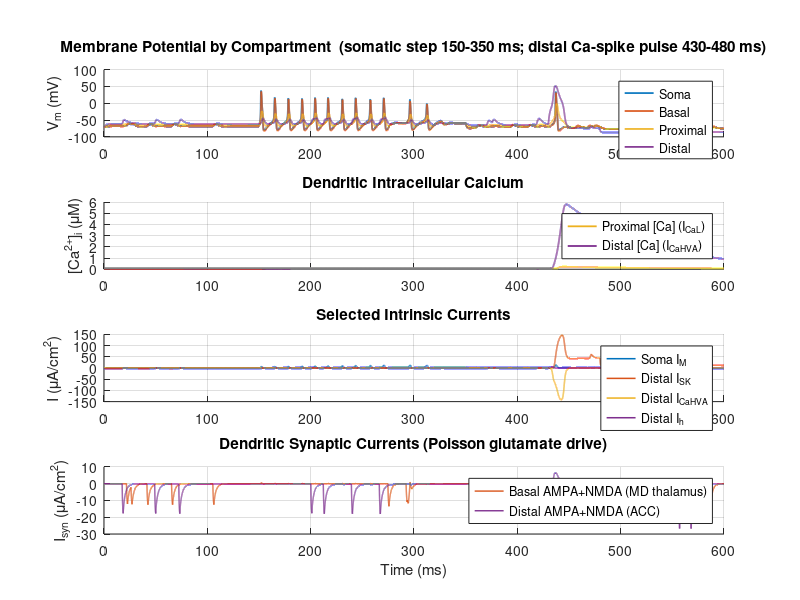

MATLAB code to generate this figure:
function out = L5_PFC_Pyramidal_Compartmental_Model(opts)
%% ========================================================================
%  L5 PFC PYRAMIDAL NEURON - 4-COMPARTMENT CONDUCTANCE-BASED MODEL
%  ========================================================================
%  Builds and simulates a Layer-5 prefrontal-cortex (PFC) pyramidal neuron
%  as a four-compartment cable, following the layout worked out in the
%  "L5 PFC Neuron Compartmental Layout" design document.
%
%  COMPARTMENTS (electrotonic tree, soma = central hub):
%
%        [ Basal Dendrites ]
%                |  g_c,BS
%            [ Soma ]
%                |  g_c,SP
%        [ Proximal Apical Trunk ]
%                |  g_c,PD
%        [ Distal Apical Tuft ]
%
%  PER-COMPARTMENT CHANNELS (each compartment carries ONLY its own set):
%
%    SOMA    : I_Na  (fast Na, spike generator)
%              I_Kdr (delayed rectifier K, repolarization)
%              I_M   (Kv7/KCNQ M-current, spike-frequency adaptation)
%              I_L   (leak)
%
%    BASAL   : I_Na  (low density, supports bAPs)
%              I_Kdr (low density)
%              I_A   (Kv4.2/4.3 A-type K, regulates EPSP summation)
%              I_L   (leak)
%              + AMPA / NMDA synapses  (mediodorsal-thalamic feedforward)
%
%    PROXIMAL: I_h    (HCN, sets dendritic Rin / resting potential)
%              I_CaL  (Cav1.2/1.3 L-type Ca, plateau potentials)
%              I_L    (leak)
%              + AMPA / NMDA synapses  (local / neuromodulatory site)
%              + intracellular Ca pool (fed by I_CaL)
%
%    DISTAL  : I_h    (HCN, HIGH density - increases distally)
%              I_CaHVA(Cav2.x P/Q/N/R-type HVA Ca, dendritic Ca spikes)
%              I_SK   (SK/KCa2 Ca-activated K, terminates Ca spikes / mAHP)
%              I_L    (leak)
%              + AMPA / NMDA synapses  (ACC top-down feedback)
%              + intracellular Ca pool (fed by I_CaHVA, gates I_SK)
%
%  Intrinsic channel gating kinetics (I_M, I_A, I_CaL, I_CaHVA, I_SK) use
%  the alpha/beta (and Hill, for SK) formulations developed one-by-one in
%  the design document. I_Na / I_Kdr use classic Hodgkin-Huxley rates and
%  I_h uses a Kole-type HCN activation.
%
%  NEUROMODULATION / PATHOLOGY HOOKS (see "mod" struct below) are exposed
%  as simple gain factors so VTA-dopamine (D1/D2) modulation and
%  SHANK3-ASD channelopathy (AMPA down-regulation, dendritic I_h loss,
%  mGluR5 uncoupling) can be layered on later without editing the core.
%
%  Units: V [mV], t [ms], g [mS/cm^2], I [uA/cm^2], C [uF/cm^2],
%         [Ca] [uM]. With g in mS/cm^2 and V in mV, g*V is in uA/cm^2,
%         so dV/dt = I/C is in mV/ms (self-consistent).
% =========================================================================

close all;
if nargin < 1 || isempty(opts), opts = struct(); end
rng(42);

% Compartment index constants
SOMA = 1; BAS = 2; PROX = 3; DIST = 4;
nComp = 4;
cName = {'Soma', 'Basal', 'Proximal', 'Distal'};

%% ---------------------- 1. SIMULATION PARAMETERS ------------------------
dt    = getdef(opts,'dt',    0.01);   % time step (ms)
t_max = getdef(opts,'t_max', 600);    % total time (ms)
t     = 0:dt:t_max;
N     = numel(t);
Cm    = 1.0;                  % membrane capacitance (uF/cm^2), all comps

%% ---------------------- 2. MORPHOLOGY & COUPLING ------------------------
% Effective-cylinder surface areas from the layout document (um^2).
area_um2 = [1570.8, 2199.1, 3769.9, 1885.0];   % [Soma Basal Prox Distal]
area_cm2 = area_um2 * 1e-8;                     % 1 um^2 = 1e-8 cm^2

% Inter-compartmental coupling conductances g_c (nS), from the axial-
% resistance calculation in the document (R_a = 150 ohm*cm):
%   Basal<->Soma      : 63.9 nS
%   Soma <->Proximal  : 23.5 nS
%   Proximal<->Distal :  8.77 nS
gc_nS = zeros(nComp);
gc_nS(SOMA,BAS)  = 63.9;  gc_nS(BAS,SOMA)  = 63.9;
gc_nS(SOMA,PROX) = 23.5;  gc_nS(PROX,SOMA) = 23.5;
gc_nS(PROX,DIST) = 8.77;  gc_nS(DIST,PROX) = 8.77;

% Convert to a per-compartment coupling DENSITY (mS/cm^2). The absolute
% axial current g_c*(Vj-Vi) is symmetric, but when expressed as a current
% density it is normalized by the *target* compartment's own area, so the
% density matrix is asymmetric (matches the table in the document, e.g.
% Basal<->Soma = 4.07 mS/cm^2 from the soma, 2.91 mS/cm^2 from the basal).
gc_den = zeros(nComp);
for i = 1:nComp
    for j = 1:nComp
        if gc_nS(i,j) > 0
            gc_den(i,j) = gc_nS(i,j) * 1e-6 / area_cm2(i);  % mS/cm^2
        end
    end
end

%% ---------------------- 3. REVERSAL POTENTIALS --------------------------
E_Na  =  50;    % mV
E_K   = -90;    % mV
E_Ca  = 120;    % mV
E_h   = -45;    % mV (HCN, mixed cation)
E_syn =   0;    % mV (AMPA/NMDA)

%% ---------------------- 4. MAXIMAL CONDUCTANCE DENSITIES ----------------
% Each row is a compartment; absent channels are simply left at 0.
g.Na   = zeros(1,nComp);  g.Kdr = zeros(1,nComp);  g.M   = zeros(1,nComp);
g.A    = zeros(1,nComp);  g.h   = zeros(1,nComp);  g.CaL = zeros(1,nComp);
g.CaHVA= zeros(1,nComp);  g.SK  = zeros(1,nComp);  g.L   = zeros(1,nComp);
E.L    = zeros(1,nComp);  % per-compartment leak reversal (sets rest)

% -- Soma: spike generator --
g.Na(SOMA)  = 120;  g.Kdr(SOMA) = 36;   g.M(SOMA) = 1.5;
g.L(SOMA)   = 0.10; E.L(SOMA)   = -70;

% -- Basal: low-density active + A-type --
g.Na(BAS)   = 20;   g.Kdr(BAS)  = 8;    g.A(BAS)  = 12;
g.L(BAS)    = 0.10; E.L(BAS)    = -70;

% -- Proximal apical trunk: HCN + L-type Ca --
g.h(PROX)   = 0.5;  g.CaL(PROX) = 0.5;
g.L(PROX)   = 0.15; E.L(PROX)   = -72;

% -- Distal apical tuft: high HCN (distal gradient) + HVA Ca + SK --
g.h(DIST)   = 1.0;  g.CaHVA(DIST) = getdef(opts,'gCaHVA_dist',2.0); g.SK(DIST) = 3.0;
g.L(DIST)   = 0.20; E.L(DIST)   = -72;

%% ---------------------- 5. SYNAPSE PARAMETERS ---------------------------
% AMPA/NMDA kinetics (ms^-1) from the synaptic script in the document.
syn.alpha_AMPA = 1.1;   syn.beta_AMPA = 0.5;
syn.alpha_NMDA = 0.072; syn.beta_NMDA = 0.015;
syn.Mg         = 1.0;   % extracellular [Mg2+] (mM) for NMDA block

% Synaptic conductance densities (mS/cm^2). Present only on dendrites.
g.AMPA = zeros(1,nComp);  g.NMDA = zeros(1,nComp);
g.AMPA(BAS)  = getdef(opts,'gAMPA_bas', 0.35); % MD-thalamic feedforward
g.NMDA(BAS)  = getdef(opts,'gNMDA_bas', 0.20);
g.AMPA(DIST) = getdef(opts,'gAMPA_dist',0.60); % ACC top-down feedback
g.NMDA(DIST) = getdef(opts,'gNMDA_dist',0.80);

% Presynaptic Poisson glutamate rates (Hz) driving each dendritic synapse.
rate_Glu    = zeros(1,nComp);
rate_Glu(BAS)  = getdef(opts,'rate_basal', 40);   % MD-thalamic feedforward
rate_Glu(DIST) = getdef(opts,'rate_distal',20);   % ACC top-down (tonic)
rel_steps   = round(1/dt);   % 1 ms glutamate pulse duration (samples)
glu_counter = zeros(1,nComp);

% Optional transient high-rate glutamate BURST onto the distal tuft, used to
% probe BAC firing / dendritic Ca spikes (set rate to 0 to disable).
burst_on   = getdef(opts,'burst_on',   300);   % ms
burst_off  = getdef(opts,'burst_off',  340);   % ms
burst_rate = getdef(opts,'burst_rate', 0);     % Hz onto distal tuft (0 = off)

%% ---------------------- 6. CALCIUM DYNAMICS -----------------------------
% Single-pool accumulation model (proximal <- I_CaL, distal <- I_CaHVA):
%   d[Ca]/dt = -phi_ca * I_Ca - ([Ca]-Ca_rest)/tau_ca
Ca_rest = 0.05;    % resting [Ca]i (uM)
phi_ca  = 0.005;   % influx scaling (uM per (uA/cm^2) per ms)
tau_ca  = 80;      % Ca extrusion time constant (ms)
% SK Ca-gating (Hill):
SK_EC50 = 0.5;     % half-activation [Ca]i (uM)
SK_nH   = 4.0;     % Hill coefficient
SK_tau  = 10.0;    % SK gating time constant (ms)

%% ---------------------- 7. NEUROMODULATION / PATHOLOGY HOOKS ------------
% Default = 1.0 (no modulation). These are the knobs for later VTA-DA and
% SHANK3-ASD experiments; they scale maximal conductances in place.
mod.D1_NMDA_gain    = getdef(opts,'D1_NMDA_gain', 1.00); % D1 (VTA) enhances NMDA  (e.g. 1.35)
mod.D2_AMPA_gain    = getdef(opts,'D2_AMPA_gain', 1.00); % D2 (VTA) suppresses AMPA (e.g. 0.85)
mod.D1_CaL_gain     = getdef(opts,'D1_CaL_gain',  1.00); % D1-PKA enhances L-type Ca
mod.SHANK3_AMPA     = getdef(opts,'SHANK3_AMPA',  1.00); % SHANK3 loss -> AMPA down-reg (<1)
mod.SHANK3_h        = getdef(opts,'SHANK3_h',     1.00); % SHANK3 loss -> dendritic I_h loss (<1)
mod.SHANK3_NMDA     = getdef(opts,'SHANK3_NMDA',  1.00); % PSD disruption -> NMDA change
% Apply hooks to the working conductance set.
g.AMPA = g.AMPA .* mod.D2_AMPA_gain .* mod.SHANK3_AMPA;
g.NMDA = g.NMDA .* mod.D1_NMDA_gain .* mod.SHANK3_NMDA;
g.CaL  = g.CaL  .* mod.D1_CaL_gain;
g.h    = g.h    .* mod.SHANK3_h;

%% ---------------------- 8. EXTERNAL CURRENT INJECTION -------------------
% Somatic depolarizing step to probe intrinsic firing + adaptation.
I_inj = zeros(nComp, N);
% (i) Somatic depolarizing step -> probes intrinsic firing + adaptation.
stim_on  = getdef(opts,'stim_on', 150);   % ms
stim_off = getdef(opts,'stim_off',350);   % ms
I_step   = getdef(opts,'I_step',  45.0);  % uA/cm^2 (somatic)
I_inj(SOMA, t >= stim_on & t < stim_off) = I_step;

% (ii) Distal apical current pulse -> probes the apical Ca/SK machinery
%      (dendritic Ca spike, like a dendritic patch-electrode injection).
dist_on  = getdef(opts,'dist_on', 430);   % ms
dist_off = getdef(opts,'dist_off',480);   % ms
I_dist   = getdef(opts,'I_dist',  40.0);  % uA/cm^2 (distal tuft)
I_inj(DIST, t >= dist_on & t < dist_off) = I_dist;

%% ---------------------- 9. STATE ALLOCATION ----------------------------
V  = E.L(:);                      % nComp x 1 initial voltages (leak rest)
Vrec = zeros(nComp, N);  Vrec(:,1) = V;

% Gating variables (scalars per compartment, steady-state initialized)
m_Na = zeros(1,nComp); h_Na = zeros(1,nComp); n_Kdr = zeros(1,nComp);
m_M  = zeros(1,nComp);
a_A  = zeros(1,nComp); b_A  = zeros(1,nComp);
m_h  = zeros(1,nComp);
s_CaL= zeros(1,nComp); f_CaL= zeros(1,nComp);
m_HVA= zeros(1,nComp); h_HVA= zeros(1,nComp);
z_SK = zeros(1,nComp);
r_AMPA = zeros(1,nComp); r_NMDA = zeros(1,nComp);

Ca = Ca_rest * ones(1,nComp);     % intracellular [Ca]i per compartment

for c = 1:nComp
    Vc = V(c);
    [am,bm,ah,bh,an,bn] = hh_rates(Vc);
    m_Na(c) = am/(am+bm);  h_Na(c) = ah/(ah+bh);  n_Kdr(c) = an/(an+bn);
    [aM,bM] = rates_M(Vc);              m_M(c)  = aM/(aM+bM);
    [aa,ba,ab,bb] = rates_A(Vc);        a_A(c)  = aa/(aa+ba); b_A(c) = ab/(ab+bb);
    m_h(c)  = hcn_inf(Vc);
    [as_,bs_,af_,bf_] = rates_CaL(Vc);  s_CaL(c)= as_/(as_+bs_); f_CaL(c)= af_/(af_+bf_);
    [amv,bmv,ahv,bhv] = rates_CaHVA(Vc);m_HVA(c)= amv/(amv+bmv); h_HVA(c)= ahv/(ahv+bhv);
    z_SK(c) = sk_inf(Ca(c), SK_EC50, SK_nH);
end

% Recording arrays for key traces
Ca_rec = zeros(nComp, N);  Ca_rec(:,1) = Ca';
I_M_rec    = zeros(1,N);   % somatic M-current
I_SK_rec   = zeros(1,N);   % distal SK current
I_CaHVA_rec= zeros(1,N);   % distal HVA Ca current
I_h_rec    = zeros(1,N);   % distal HCN current
I_syn_rec  = zeros(nComp,N); % total synaptic current per compartment

%% ---------------------- 10. MAIN INTEGRATION LOOP ----------------------
for k = 1:N-1
    Iion   = zeros(nComp,1);   % total intrinsic+synaptic current per comp

    % --- Presynaptic Poisson glutamate (Bernoulli approx. per step) ---
    for c = [BAS DIST]
        r_c = rate_Glu(c);
        if c == DIST && t(k) >= burst_on && t(k) < burst_off
            r_c = burst_rate;                 % transient distal tuft burst
        end
        if r_c > 0 && rand < r_c * dt/1000
            glu_counter(c) = rel_steps;
        end
    end
    T_Glu = double(glu_counter > 0);          % transmitter present (0/1)

    for c = 1:nComp
        Vc = V(c);
        Ic = 0;                                % accumulate g*(V-E) terms

        % ---- Fast Na + delayed-rectifier K (soma, basal) ----
        if g.Na(c) > 0
            [am,bm,ah,bh,an,bn] = hh_rates(Vc);
            m_Na(c)  = m_Na(c)  + dt*(am*(1-m_Na(c))  - bm*m_Na(c));
            h_Na(c)  = h_Na(c)  + dt*(ah*(1-h_Na(c))  - bh*h_Na(c));
            n_Kdr(c) = n_Kdr(c) + dt*(an*(1-n_Kdr(c)) - bn*n_Kdr(c));
            Ic = Ic + g.Na(c) *m_Na(c)^3*h_Na(c)*(Vc - E_Na);
            Ic = Ic + g.Kdr(c)*n_Kdr(c)^4      *(Vc - E_K);
        end

        % ---- M-current (soma) ----
        if g.M(c) > 0
            [aM,bM] = rates_M(Vc);
            m_M(c) = m_M(c) + dt*(aM*(1-m_M(c)) - bM*m_M(c));
            IM = g.M(c)*m_M(c)*(Vc - E_K);
            Ic = Ic + IM;
            if c == SOMA, I_M_rec(k) = IM; end
        end

        % ---- A-type K (basal) ----
        if g.A(c) > 0
            [aa,ba,ab,bb] = rates_A(Vc);
            a_A(c) = a_A(c) + dt*(aa*(1-a_A(c)) - ba*a_A(c));
            b_A(c) = b_A(c) + dt*(ab*(1-b_A(c)) - bb*b_A(c));
            Ic = Ic + g.A(c)*a_A(c)^3*b_A(c)*(Vc - E_K);
        end

        % ---- HCN / I_h (proximal, distal) ----
        if g.h(c) > 0
            minf = hcn_inf(Vc);  tauh = hcn_tau(Vc);
            m_h(c) = m_h(c) + dt*((minf - m_h(c))/tauh);
            Ih = g.h(c)*m_h(c)*(Vc - E_h);
            Ic = Ic + Ih;
            if c == DIST, I_h_rec(k) = Ih; end
        end

        % ---- L-type Ca (proximal) ----
        I_Ca_c = 0;
        if g.CaL(c) > 0
            [as_,bs_,af_,bf_] = rates_CaL(Vc);
            s_CaL(c) = s_CaL(c) + dt*(as_*(1-s_CaL(c)) - bs_*s_CaL(c));
            f_CaL(c) = f_CaL(c) + dt*(af_*(1-f_CaL(c)) - bf_*f_CaL(c));
            ICaL = g.CaL(c)*s_CaL(c)^2*f_CaL(c)*(Vc - E_Ca);
            Ic = Ic + ICaL;  I_Ca_c = I_Ca_c + ICaL;
        end

        % ---- HVA Ca (distal) ----
        if g.CaHVA(c) > 0
            [amv,bmv,ahv,bhv] = rates_CaHVA(Vc);
            m_HVA(c) = m_HVA(c) + dt*(amv*(1-m_HVA(c)) - bmv*m_HVA(c));
            h_HVA(c) = h_HVA(c) + dt*(ahv*(1-h_HVA(c)) - bhv*h_HVA(c));
            ICaHVA = g.CaHVA(c)*m_HVA(c)^2*h_HVA(c)*(Vc - E_Ca);
            Ic = Ic + ICaHVA;  I_Ca_c = I_Ca_c + ICaHVA;
            if c == DIST, I_CaHVA_rec(k) = ICaHVA; end
        end

        % ---- SK Ca-activated K (distal) ----
        if g.SK(c) > 0
            zinf = sk_inf(Ca(c), SK_EC50, SK_nH);
            z_SK(c) = z_SK(c) + dt*((zinf - z_SK(c))/SK_tau);
            ISK = g.SK(c)*z_SK(c)*(Vc - E_K);
            Ic = Ic + ISK;
            if c == DIST, I_SK_rec(k) = ISK; end
        end

        % ---- Leak ----
        Ic = Ic + g.L(c)*(Vc - E.L(c));

        % ---- AMPA / NMDA synapses (basal, distal) ----
        Isyn = 0;
        if g.AMPA(c) > 0 || g.NMDA(c) > 0
            r_AMPA(c) = r_AMPA(c) + dt*(syn.alpha_AMPA*T_Glu(c)*(1-r_AMPA(c)) - syn.beta_AMPA*r_AMPA(c));
            r_NMDA(c) = r_NMDA(c) + dt*(syn.alpha_NMDA*T_Glu(c)*(1-r_NMDA(c)) - syn.beta_NMDA*r_NMDA(c));
            Bv = 1/(1 + (syn.Mg/3.57)*exp(-0.062*Vc));   % Mg2+ block
            Iampa = g.AMPA(c)*r_AMPA(c)*(Vc - E_syn);
            Inmda = g.NMDA(c)*r_NMDA(c)*Bv*(Vc - E_syn);
            Isyn = Iampa + Inmda;
            Ic = Ic + Isyn;
        end
        I_syn_rec(c,k) = Isyn;

        % ---- Update [Ca]i for compartments with Ca channels ----
        if g.CaL(c) > 0 || g.CaHVA(c) > 0
            Ca(c) = Ca(c) + dt*(-phi_ca*I_Ca_c - (Ca(c)-Ca_rest)/tau_ca);
            Ca(c) = max(Ca(c), Ca_rest);
        end

        Iion(c) = Ic;
    end

    % --- Axial coupling + injection -> voltage update (all comps) ---
    for c = 1:nComp
        Icouple = 0;
        for j = 1:nComp
            if gc_den(c,j) > 0
                Icouple = Icouple + gc_den(c,j)*(V(j) - V(c));
            end
        end
        dV = (-Iion(c) + Icouple + I_inj(c,k)) / Cm;
        Vrec(c,k+1) = V(c) + dt*dV;
    end
    V = Vrec(:,k+1);

    % Decrement glutamate pulse counters
    glu_counter = max(0, glu_counter - 1);
    Ca_rec(:,k+1) = Ca';
end

% Backfill final samples of recorded currents
I_M_rec(end)=I_M_rec(end-1);   I_SK_rec(end)=I_SK_rec(end-1);
I_CaHVA_rec(end)=I_CaHVA_rec(end-1); I_h_rec(end)=I_h_rec(end-1);
I_syn_rec(:,end)=I_syn_rec(:,end-1);

%% ---------------------- 11. PLOTTING -----------------------------------
col = lines(nComp);

fig = figure('Name','L5 PFC 4-Compartment Pyramidal Neuron', ...
             'Position',[40 40 900 950]);

% (a) Membrane voltages of all four compartments
subplot(4,1,1); hold on;
for c = 1:nComp
    plot(t, Vrec(c,:), 'Color', col(c,:), 'LineWidth', 1.2, ...
         'DisplayName', cName{c});
end
title(sprintf(['Membrane Potential by Compartment  ' ...
    '(somatic step %g-%g ms; distal Ca-spike pulse %g-%g ms)'], ...
    stim_on, stim_off, dist_on, dist_off));
ylabel('V_m (mV)'); legend('Location','northeast'); grid on; xlim([0 t_max]);

% (b) Intracellular calcium (proximal L-type pool, distal HVA pool)
subplot(4,1,2); hold on;
plot(t, Ca_rec(PROX,:), 'Color', col(PROX,:), 'LineWidth', 1.3, ...
     'DisplayName','Proximal [Ca] (I_{CaL})');
plot(t, Ca_rec(DIST,:), 'Color', col(DIST,:), 'LineWidth', 1.3, ...
     'DisplayName','Distal [Ca] (I_{CaHVA})');
title('Dendritic Intracellular Calcium');
ylabel('[Ca^{2+}]_i (\muM)'); legend('Location','northeast'); grid on; xlim([0 t_max]);

% (c) Key intrinsic currents: somatic I_M, distal I_SK, I_CaHVA, I_h
subplot(4,1,3); hold on;
plot(t, I_M_rec,    'LineWidth', 1.1, 'DisplayName','Soma I_M');
plot(t, I_SK_rec,   'LineWidth', 1.1, 'DisplayName','Distal I_{SK}');
plot(t, I_CaHVA_rec,'LineWidth', 1.1, 'DisplayName','Distal I_{CaHVA}');
plot(t, I_h_rec,    'LineWidth', 1.1, 'DisplayName','Distal I_h');
title('Selected Intrinsic Currents');
ylabel('I (\muA/cm^2)'); legend('Location','northeast'); grid on; xlim([0 t_max]);

% (d) Dendritic synaptic currents (AMPA+NMDA)
subplot(4,1,4); hold on;
plot(t, I_syn_rec(BAS,:),  'Color', col(BAS,:),  'LineWidth', 1.0, ...
     'DisplayName','Basal AMPA+NMDA (MD thalamus)');
plot(t, I_syn_rec(DIST,:), 'Color', col(DIST,:), 'LineWidth', 1.0, ...
     'DisplayName','Distal AMPA+NMDA (ACC)');
title('Dendritic Synaptic Currents (Poisson glutamate drive)');
xlabel('Time (ms)'); ylabel('I_{syn} (\muA/cm^2)');
legend('Location','northeast'); grid on; xlim([0 t_max]);

% Optional output (for analysis / testing); ignored in normal script use.
if nargout > 0
    out = struct();
    out.t = t;  out.V = Vrec;  out.Ca = Ca_rec;
    out.I_M = I_M_rec;  out.I_SK = I_SK_rec;
    out.I_CaHVA = I_CaHVA_rec;  out.I_h = I_h_rec;
    out.I_syn = I_syn_rec;  out.gc_den = gc_den;  out.area_cm2 = area_cm2;
    out.idx = struct('SOMA',SOMA,'BAS',BAS,'PROX',PROX,'DIST',DIST);
end

end  % ===================== end main function ============================


%% ======================= LOCAL RATE FUNCTIONS ==========================

% ---- Fast Na & delayed-rectifier K (classic Hodgkin-Huxley, rest ~ -65) ----
function [am,bm,ah,bh,an,bn] = hh_rates(V)
    xm = V + 40;
    if abs(xm) < 1e-6, am = 1.0; else, am = 0.1*xm/(1-exp(-xm/10)); end
    bm = 4*exp(-(V+65)/18);
    ah = 0.07*exp(-(V+65)/20);
    bh = 1/(1+exp(-(V+35)/10));
    xn = V + 55;
    if abs(xn) < 1e-6, an = 0.1; else, an = 0.01*xn/(1-exp(-xn/10)); end
    bn = 0.125*exp(-(V+65)/80);
end

% ---- M-current I_M (Kv7): slow, non-inactivating, V_half = -35 mV ----
function [a,b] = rates_M(V)
    k = 0.003;
    a = k / (1 + exp(-(V+35)/10));
    b = (k * exp(-(V+35)/10)) / (1 + exp(-(V+35)/10));
end

% ---- A-type K I_A: fast activation (a), fast/moderate inactivation (b) ----
function [aa,ba,ab,bb] = rates_A(V)
    k_a = 0.40; k_b = 0.05;
    aa = k_a / (1 + exp(-(V+30)/10));
    ba = (k_a * exp(-(V+30)/10)) / (1 + exp(-(V+30)/10));
    ab = k_b / (1 + exp((V+60)/7));
    bb = (k_b * exp((V+60)/7)) / (1 + exp((V+60)/7));
end

% ---- HCN I_h activation (Kole-type): activates on hyperpolarization ----
function minf = hcn_inf(V)
    minf = 1 / (1 + exp((V+82)/9));
end
function tau = hcn_tau(V)
    tau = 1 / (exp(-14.59 - 0.086*V) + exp(-1.87 + 0.0701*V));
end

% ---- L-type Ca I_CaL: fast activation (s^2), slow VDI inactivation (f) ----
function [as_,bs_,af_,bf_] = rates_CaL(V)
    k_s = 0.40; k_f = 0.01;
    as_ = k_s / (1 + exp(-(V+15)/8));
    bs_ = (k_s * exp(-(V+15)/8)) / (1 + exp(-(V+15)/8));
    af_ = k_f / (1 + exp((V+35)/8));
    bf_ = (k_f * exp((V+35)/8)) / (1 + exp((V+35)/8));
end

% ---- Non-L HVA Ca I_CaHVA: fast activation (m^2), moderate inactivation (h) ----
function [am,bm,ah,bh] = rates_CaHVA(V)
    k_m = 0.50; k_h = 0.02;
    am = k_m / (1 + exp(-(V+10)/8));
    bm = (k_m * exp(-(V+10)/8)) / (1 + exp(-(V+10)/8));
    ah = k_h / (1 + exp((V+40)/10));
    bh = (k_h * exp((V+40)/10)) / (1 + exp((V+40)/10));
end

% ---- SK Ca-activated K: voltage-independent Hill activation by [Ca]i ----
function zinf = sk_inf(Ca, EC50, nH)
    zinf = (Ca^nH) / (Ca^nH + EC50^nH);
end

% ---- Option helper: return opts.field if present, else the default ----
function val = getdef(opts, field, default)
    if isfield(opts, field) && ~isempty(opts.(field))
        val = opts.(field);
    else
        val = default;
    end
end
